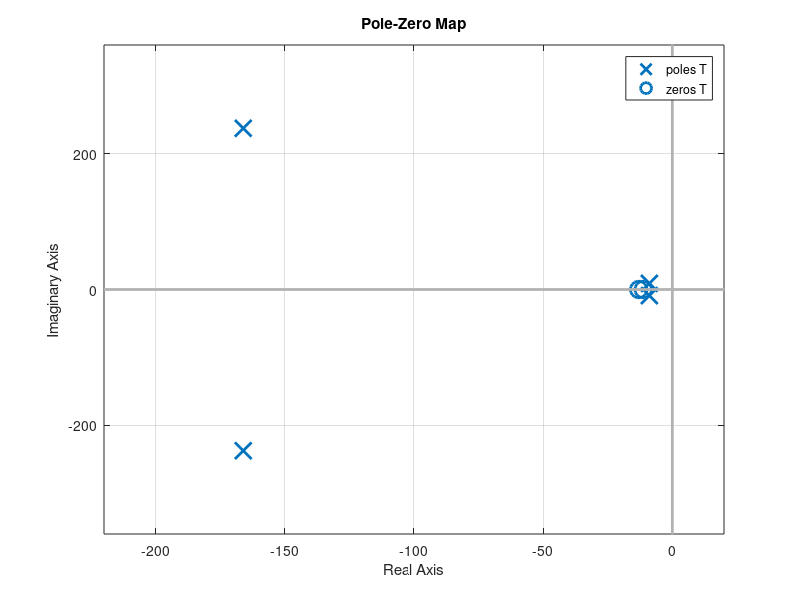
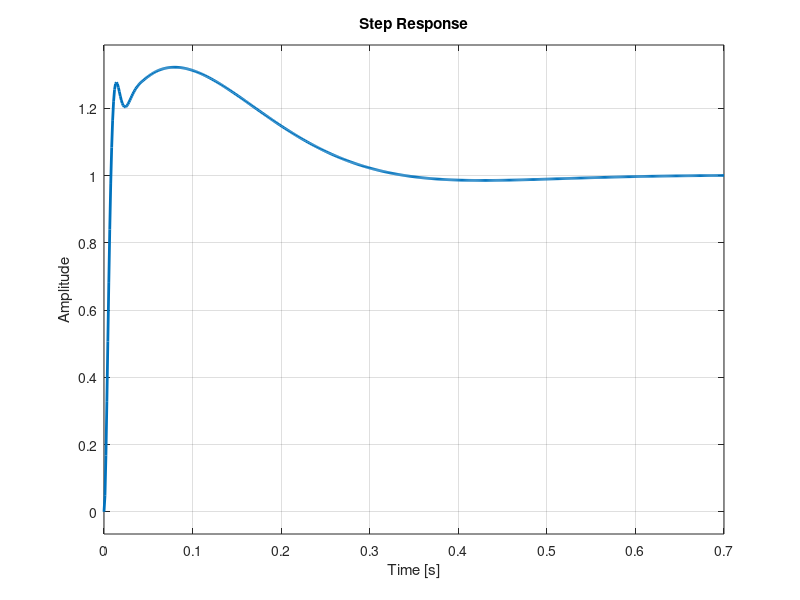
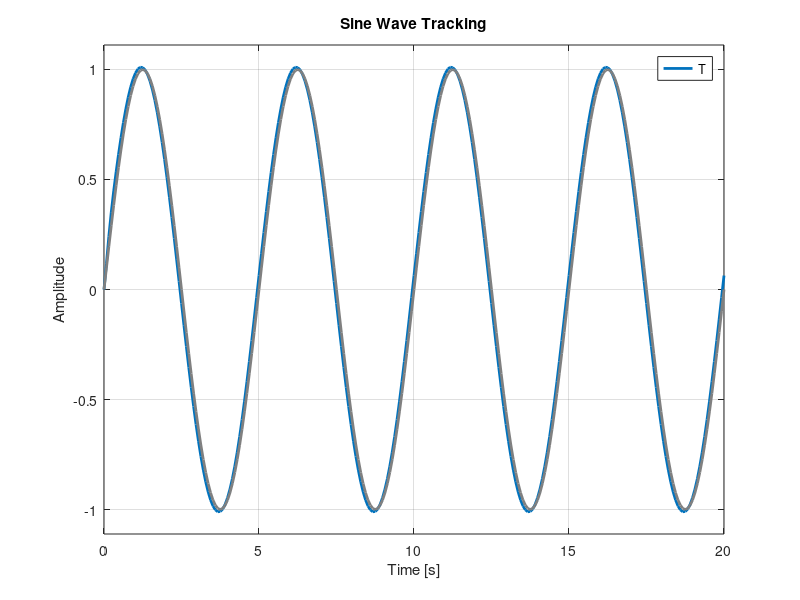
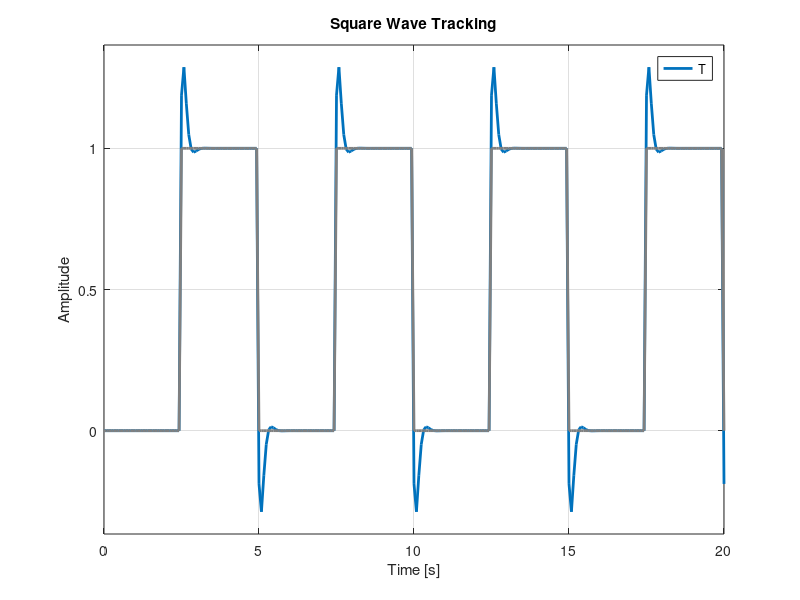

MATLAB code to generate these figures, in order:

s=tf('s');
t=0:0.002:20;
[u,t] = gensig("sin",5,20);
[y,t] = gensig("square",5,20);
G=(-5670)/(s^3+350*s^2-1962*s-686667); %open loop transfer function
H=1;
Kp=-197;
Ki=-1.19e3;
Kd=-8.11;
Dc=(Kp+(Ki/s)+(Kd*s));
T=feedback(2*G*Dc,1)
figure(1);
pzmap(T);
grid on
a = findobj(gca,'type','line');
for i = 1:length(a)
    set(a(i),'markersize',12) %change marker size
    set(a(i), 'linewidth',2)  %change linewidth
end
figure(2)
step(T);
set(findall(gcf,'type','line'),'linewidth',2);
title("Step Response")
ylabel("Amplitude")
grid on
figure(3)
lsim(T,u,t);
set(findall(gcf,'type','line'),'linewidth',2);
title("Sine Wave Tracking")
ylabel("Amplitude")
grid on
figure(4)
lsim(T,y,t);
set(findall(gcf,'type','line'),'linewidth',2);
title("Square Wave Tracking")
ylabel("Amplitude")
grid on
figure(5)
rlocus(G*Dc)
title('Root Locus GDc(s)')
set(findall(gcf,'type','line'),'linewidth',2);
% figure(6)
% bode(-G)
% set(findall(gcf,'type','line'),'linewidth',2);
% grid on
